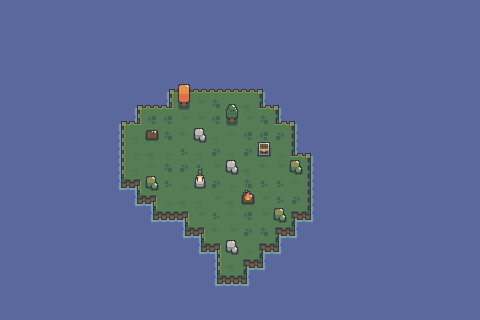

The image is a tile-based game level rendered from a .tmx file. Its description and complete source (layers, tilesets, objects, tile grids) follow:
An orthogonal 30x20 tile map with 16x16 px tiles, 2 tile layers (ground, res), 2 tilesets and 1 object (Player).

<map version="1.10" tiledversion="1.10.2" orientation="orthogonal" renderorder="right-down" width="30" height="20" tilewidth="16" tileheight="16" infinite="0" nextlayerid="4" nextobjectid="3">
 <tileset firstgid="1" name="taiga_" tilewidth="16" tileheight="16" margin="16" tilecount="168" columns="21">
  <image source="taiga_.png" width="352" height="144" />
  <tile id="84">
   <animation>
    <frame tileid="84" duration="500" />
    <frame tileid="89" duration="500" />
    <frame tileid="94" duration="500" />
    <frame tileid="99" duration="500" />
   </animation>
  </tile>
  <tile id="86">
   <animation>
    <frame tileid="86" duration="500" />
    <frame tileid="91" duration="500" />
    <frame tileid="96" duration="500" />
    <frame tileid="101" duration="500" />
   </animation>
  </tile>
  <tile id="87">
   <animation>
    <frame tileid="87" duration="500" />
    <frame tileid="92" duration="500" />
    <frame tileid="97" duration="500" />
    <frame tileid="102" duration="500" />
   </animation>
  </tile>
  <tile id="88">
   <animation>
    <frame tileid="88" duration="500" />
    <frame tileid="93" duration="500" />
    <frame tileid="98" duration="500" />
    <frame tileid="103" duration="500" />
   </animation>
  </tile>
  <tile id="105">
   <animation>
    <frame tileid="105" duration="500" />
    <frame tileid="110" duration="500" />
    <frame tileid="115" duration="500" />
    <frame tileid="120" duration="500" />
   </animation>
  </tile>
  <tile id="107">
   <animation>
    <frame tileid="107" duration="500" />
    <frame tileid="112" duration="500" />
    <frame tileid="117" duration="500" />
    <frame tileid="122" duration="500" />
   </animation>
  </tile>
  <tile id="108">
   <animation>
    <frame tileid="108" duration="500" />
    <frame tileid="113" duration="500" />
    <frame tileid="118" duration="500" />
    <frame tileid="123" duration="500" />
   </animation>
  </tile>
  <tile id="109">
   <animation>
    <frame tileid="109" duration="500" />
    <frame tileid="114" duration="500" />
    <frame tileid="119" duration="500" />
    <frame tileid="124" duration="500" />
   </animation>
  </tile>
  <tile id="126">
   <animation>
    <frame tileid="126" duration="500" />
    <frame tileid="131" duration="500" />
    <frame tileid="136" duration="500" />
    <frame tileid="141" duration="500" />
   </animation>
  </tile>
  <tile id="127">
   <animation>
    <frame tileid="127" duration="500" />
    <frame tileid="132" duration="500" />
    <frame tileid="137" duration="500" />
    <frame tileid="142" duration="500" />
   </animation>
  </tile>
  <tile id="128">
   <animation>
    <frame tileid="128" duration="500" />
    <frame tileid="133" duration="500" />
    <frame tileid="138" duration="500" />
    <frame tileid="143" duration="500" />
   </animation>
  </tile>
 </tileset>
 <tileset firstgid="169" name="taiga_ [resources]" tilewidth="16" tileheight="16" margin="16" tilecount="99" columns="11">
  <image source="taiga_ [resources].png" width="192" height="160" />
  <tile id="72">
   <animation>
    <frame tileid="72" duration="350" />
    <frame tileid="73" duration="350" />
    <frame tileid="74" duration="350" />
    <frame tileid="75" duration="350" />
   </animation>
  </tile>
  <tile id="83">
   <animation>
    <frame tileid="83" duration="350" />
    <frame tileid="84" duration="350" />
    <frame tileid="85" duration="350" />
    <frame tileid="86" duration="350" />
   </animation>
  </tile>
 </tileset>
 <layer id="1" name="ground" width="30" height="20">
  <data encoding="csv">
130,130,130,130,130,130,130,130,130,130,130,130,130,130,130,130,130,130,130,130,130,130,130,130,130,130,130,130,130,130,
130,130,130,130,130,130,130,130,130,130,130,130,130,130,130,130,130,130,130,130,130,130,130,130,130,130,130,130,130,130,
130,130,130,130,130,130,130,130,130,130,130,130,130,130,130,130,130,130,130,130,130,130,130,130,130,130,130,130,130,130,
130,130,130,130,130,130,130,130,130,130,130,130,130,130,130,130,130,130,130,130,130,130,130,130,130,130,130,130,130,130,
130,130,130,130,130,130,130,130,130,130,130,130,130,130,130,130,130,130,130,130,130,130,130,130,130,130,130,130,130,130,
130,130,130,130,130,130,130,130,130,130,85,86,86,86,86,86,87,130,130,130,130,130,130,130,130,130,130,130,130,130,
130,130,130,130,130,130,130,130,85,86,110,10,11,29,32,31,109,87,130,130,130,130,130,130,130,130,130,130,130,130,
130,130,130,130,130,130,130,85,110,9,9,11,11,9,52,53,29,109,87,130,130,130,130,130,130,130,130,130,130,130,
130,130,130,130,130,130,130,106,73,10,29,10,53,73,52,9,9,30,108,130,130,130,130,130,130,130,130,130,130,130,
130,130,130,130,130,130,130,106,74,31,74,8,73,30,73,30,32,32,109,87,130,130,130,130,130,130,130,130,130,130,
130,130,130,130,130,130,130,106,73,52,29,30,8,11,52,31,10,11,11,108,130,130,130,130,130,130,130,130,130,130,
130,130,130,130,130,130,130,127,89,8,8,32,32,30,74,29,8,8,52,108,130,130,130,130,130,130,130,130,130,130,
130,130,130,130,130,130,130,130,127,89,32,31,73,53,31,29,53,8,30,108,130,130,130,130,130,130,130,130,130,130,
130,130,130,130,130,130,130,130,130,127,128,89,53,8,52,9,11,11,88,129,130,130,130,130,130,130,130,130,130,130,
130,130,130,130,130,130,130,130,130,130,130,127,89,10,11,30,29,88,129,130,130,130,130,130,130,130,130,130,130,130,
130,130,130,130,130,130,130,130,130,130,130,130,127,89,31,32,88,129,130,130,130,130,130,130,130,130,130,130,130,130,
130,130,130,130,130,130,130,130,130,130,130,130,130,106,31,88,129,130,130,130,130,130,130,130,130,130,130,130,130,130,
130,130,130,130,130,130,130,130,130,130,130,130,130,127,128,129,130,130,130,130,130,130,130,130,130,130,130,130,130,130,
130,130,130,130,130,130,130,130,130,130,130,130,130,130,130,130,130,130,130,130,130,130,130,130,130,130,130,130,130,130,
130,130,130,130,130,130,130,130,130,130,130,130,130,130,130,130,130,130,130,130,130,130,130,130,130,130,130,130,130,130
</data>
 </layer>
 <layer id="2" name="res" width="30" height="20">
  <data encoding="csv">
0,0,0,0,0,0,0,0,0,0,0,0,0,0,0,0,0,0,0,0,0,0,0,0,0,0,0,0,0,0,
0,0,0,0,0,0,0,0,0,0,0,0,0,0,0,0,0,0,0,0,0,0,0,0,0,0,0,0,0,0,
0,0,0,0,0,0,0,0,0,0,0,0,0,0,0,0,0,0,0,0,0,0,0,0,0,0,0,0,0,0,
0,0,0,0,0,0,0,0,0,0,0,0,0,0,0,0,0,0,0,0,0,0,0,0,0,0,0,0,0,0,
0,0,0,0,0,0,0,0,0,0,0,0,0,0,0,0,0,0,0,0,0,0,0,0,0,0,0,0,0,0,
0,0,0,0,0,0,0,0,0,0,0,170,0,0,0,0,0,0,0,0,0,0,0,0,0,0,0,0,0,0,
0,0,0,0,0,0,0,0,0,0,0,181,0,0,171,0,0,0,0,0,0,0,0,0,0,0,0,0,0,0,
0,0,0,0,0,0,0,0,0,0,0,0,0,0,182,0,0,0,0,0,0,0,0,0,0,0,0,0,0,0,
0,0,0,0,0,0,0,0,0,251,0,0,205,0,0,0,213,0,0,0,0,0,0,0,0,0,0,0,0,0,
0,0,0,0,0,0,0,0,0,0,0,0,0,0,0,0,224,0,0,0,0,0,0,0,0,0,0,0,0,0,
0,0,0,0,0,0,0,0,0,0,0,0,172,0,205,0,0,0,202,0,0,0,0,0,0,0,0,0,0,0,
0,0,0,0,0,0,0,0,0,202,0,0,183,0,0,241,0,0,0,0,0,0,0,0,0,0,0,0,0,0,
0,0,0,0,0,0,0,0,0,0,0,0,0,0,0,252,0,0,0,0,0,0,0,0,0,0,0,0,0,0,
0,0,0,0,0,0,0,0,0,0,0,0,0,0,0,0,0,202,0,0,0,0,0,0,0,0,0,0,0,0,
0,0,0,0,0,0,0,0,0,0,0,0,0,0,0,0,0,0,0,0,0,0,0,0,0,0,0,0,0,0,
0,0,0,0,0,0,0,0,0,0,0,0,0,0,205,0,0,0,0,0,0,0,0,0,0,0,0,0,0,0,
0,0,0,0,0,0,0,0,0,0,0,0,0,0,0,0,0,0,0,0,0,0,0,0,0,0,0,0,0,0,
0,0,0,0,0,0,0,0,0,0,0,0,0,0,0,0,0,0,0,0,0,0,0,0,0,0,0,0,0,0,
0,0,0,0,0,0,0,0,0,0,0,0,0,0,0,0,0,0,0,0,0,0,0,0,0,0,0,0,0,0,
0,0,0,0,0,0,0,0,0,0,0,0,0,0,0,0,0,0,0,0,0,0,0,0,0,0,0,0,0,0
</data>
 </layer>
 <objectgroup id="3" name="Objects">
  <object id="2" name="Player" x="176.909" y="137.636" width="16" height="16" />
 </objectgroup>
</map>
